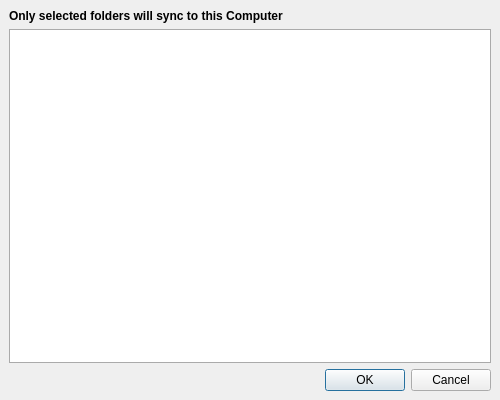
<?xml version="1.0" encoding="UTF-8"?>
<ui version="4.0">
 <class>Dialog</class>
 <widget class="QDialog" name="Dialog">
  <property name="geometry">
   <rect>
    <x>0</x>
    <y>0</y>
    <width>500</width>
    <height>400</height>
   </rect>
  </property>
  <property name="minimumSize">
   <size>
    <width>500</width>
    <height>400</height>
   </size>
  </property>
  <property name="windowTitle">
   <string>Choose folders for selective sync</string>
  </property>
  <layout class="QGridLayout" name="gridLayout">
   <property name="leftMargin">
    <number>0</number>
   </property>
   <property name="topMargin">
    <number>0</number>
   </property>
   <property name="rightMargin">
    <number>0</number>
   </property>
   <property name="bottomMargin">
    <number>0</number>
   </property>
   <property name="spacing">
    <number>0</number>
   </property>
   <item row="0" column="0">
    <widget class="QFrame" name="centralWidget">
     <property name="styleSheet">
      <string notr="true"> QScrollBar:vertical {
     border: 0px;
	background: #fedec9;
     width: 8px;
 }
 QScrollBar::handle:vertical {
	border: 0px solid #FC914D;
     border-radius: 4px;
     background: #FC914D;
     min-height: 20px;
 }
 QScrollBar::add-line:vertical {
     border: 0px;
     background: none;
     height: 0px;
     subcontrol-position: bottom;
     subcontrol-origin: margin;
 }

 QScrollBar::sub-line:vertical {
     border: 0px;
     background: none;
     height: 0px;
     subcontrol-position: top;
     subcontrol-origin: margin;
 }
 QScrollBar::up-arrow:vertical, QScrollBar::down-arrow:vertical {
     border: 0px;
     width: 0px;
     height: 0px;
     background: none;
 }

 QScrollBar::add-page:vertical, QScrollBar::sub-page:vertical {
     background: none;
 }</string>
     </property>
     <layout class="QVBoxLayout" name="verticalLayout">
      <item>
       <widget class="QLabel" name="label">
        <property name="font">
         <font>
          <weight>75</weight>
          <bold>true</bold>
         </font>
        </property>
        <property name="text">
         <string>Only selected folders will sync to this Computer</string>
        </property>
       </widget>
      </item>
      <item>
       <widget class="QTreeView" name="folder_list_view">
        <property name="palette">
         <palette>
          <active/>
          <inactive/>
          <disabled/>
         </palette>
        </property>
        <property name="styleSheet">
         <string notr="true">QTreeView { border: 1px solid #aaaaaa; outline: none;}
QTreeView::indicator{width: 16px; height: 16px;}
QTreeView::indicator:checked:hover{image: url(:/images/check_radio/check_marked_hovered.svg);}
QTreeView::indicator:checked{image: url(:/images/check_radio/check_marked_hovered.svg);}
QTreeView::indicator:indeterminate:hover{image: url(:/images/check_radio/check_intermediate_hovered.svg);}
QTreeView::indicator:indeterminate{image: url(:/images/check_radio/check_intermediate.svg);}
QTreeView::indicator:unchecked:hover{image: url(:/images/check_radio/check_hovered.svg);}
QTreeView::indicator:unchecked{image: url(:/images/check_radio/check.svg);}
QTreeView::item:selected {
    border: none;
	background-color: #cccccc;
	color: black;
}
QTreeView::item:!selected {
    border: none;
	background-color: #ffffff;
	color: black;
}
QTreeView::item:hover {
    border: none;
	background-color: #eeeeee;
	color: black;
}
QTreeView::branch:has-children:!has-siblings:closed:hover,
QTreeView::branch:closed:has-children:has-siblings:hover {
        border-image: none;
        image: url(:/images/check_radio/chevron_down_hovered.svg);
}

QTreeView::branch:open:has-children:!has-siblings:hover,
QTreeView::branch:open:has-children:has-siblings:hover  {
        border-image: none;
        image: url(:/images/check_radio/chevron_right_hovered.svg);
}
QTreeView::branch:has-children:!has-siblings:closed,
QTreeView::branch:closed:has-children:has-siblings {
        border-image: none;
        image: url(:/images/check_radio/chevron_down.svg);
	    selection-background-color: none;
}

QTreeView::branch:open:has-children:!has-siblings,
QTreeView::branch:open:has-children:has-siblings  {
        border-image: none;
        image: url(:/images/check_radio/chevron_right.svg);
		selection-background-color: none;
}</string>
        </property>
        <property name="verticalScrollBarPolicy">
         <enum>Qt::ScrollBarAsNeeded</enum>
        </property>
        <property name="sortingEnabled">
         <bool>true</bool>
        </property>
        <property name="headerHidden">
         <bool>false</bool>
        </property>
       </widget>
      </item>
      <item>
       <widget class="QDialogButtonBox" name="buttonBox">
        <property name="orientation">
         <enum>Qt::Horizontal</enum>
        </property>
        <property name="standardButtons">
         <set>QDialogButtonBox::Cancel|QDialogButtonBox::Ok</set>
        </property>
       </widget>
      </item>
     </layout>
    </widget>
   </item>
  </layout>
 </widget>
 <resources/>
 <connections>
  <connection>
   <sender>buttonBox</sender>
   <signal>accepted()</signal>
   <receiver>Dialog</receiver>
   <slot>accept()</slot>
   <hints>
    <hint type="sourcelabel">
     <x>248</x>
     <y>254</y>
    </hint>
    <hint type="destinationlabel">
     <x>157</x>
     <y>274</y>
    </hint>
   </hints>
  </connection>
  <connection>
   <sender>buttonBox</sender>
   <signal>rejected()</signal>
   <receiver>Dialog</receiver>
   <slot>reject()</slot>
   <hints>
    <hint type="sourcelabel">
     <x>316</x>
     <y>260</y>
    </hint>
    <hint type="destinationlabel">
     <x>286</x>
     <y>274</y>
    </hint>
   </hints>
  </connection>
 </connections>
</ui>
